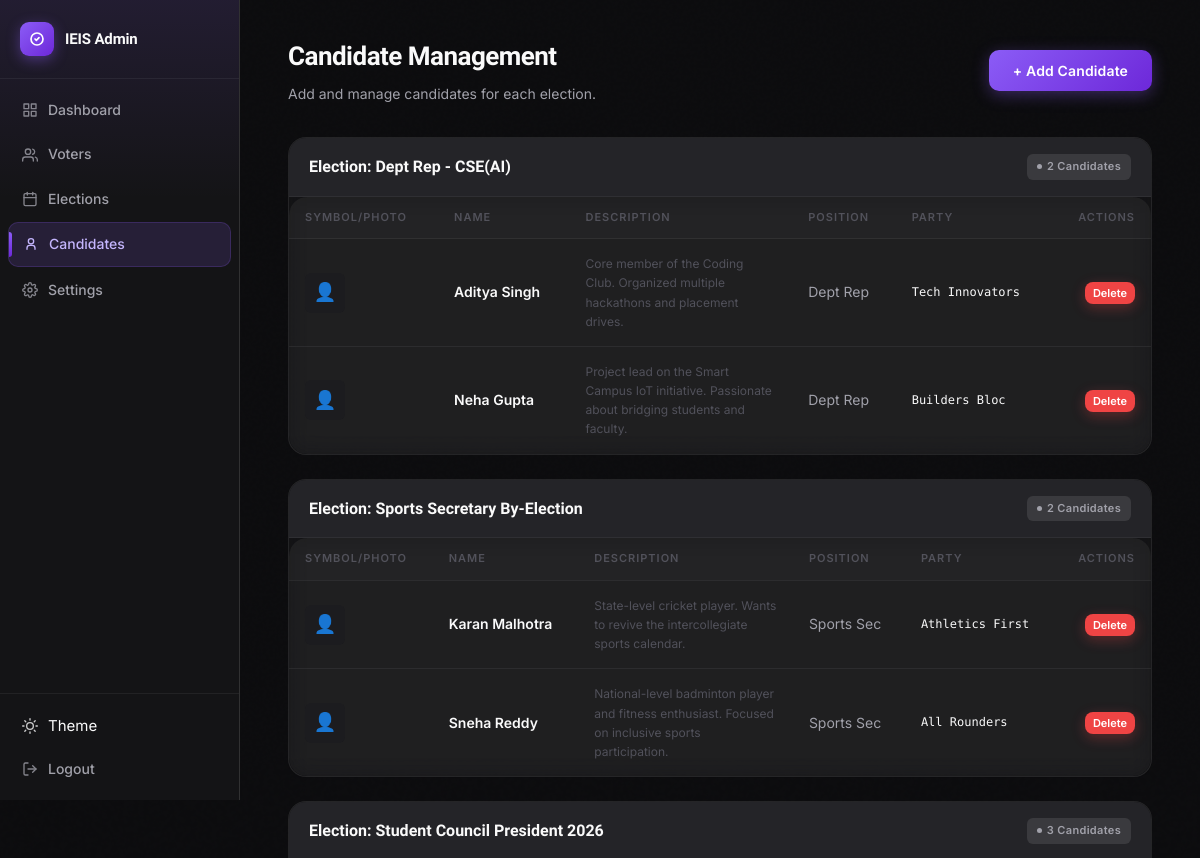
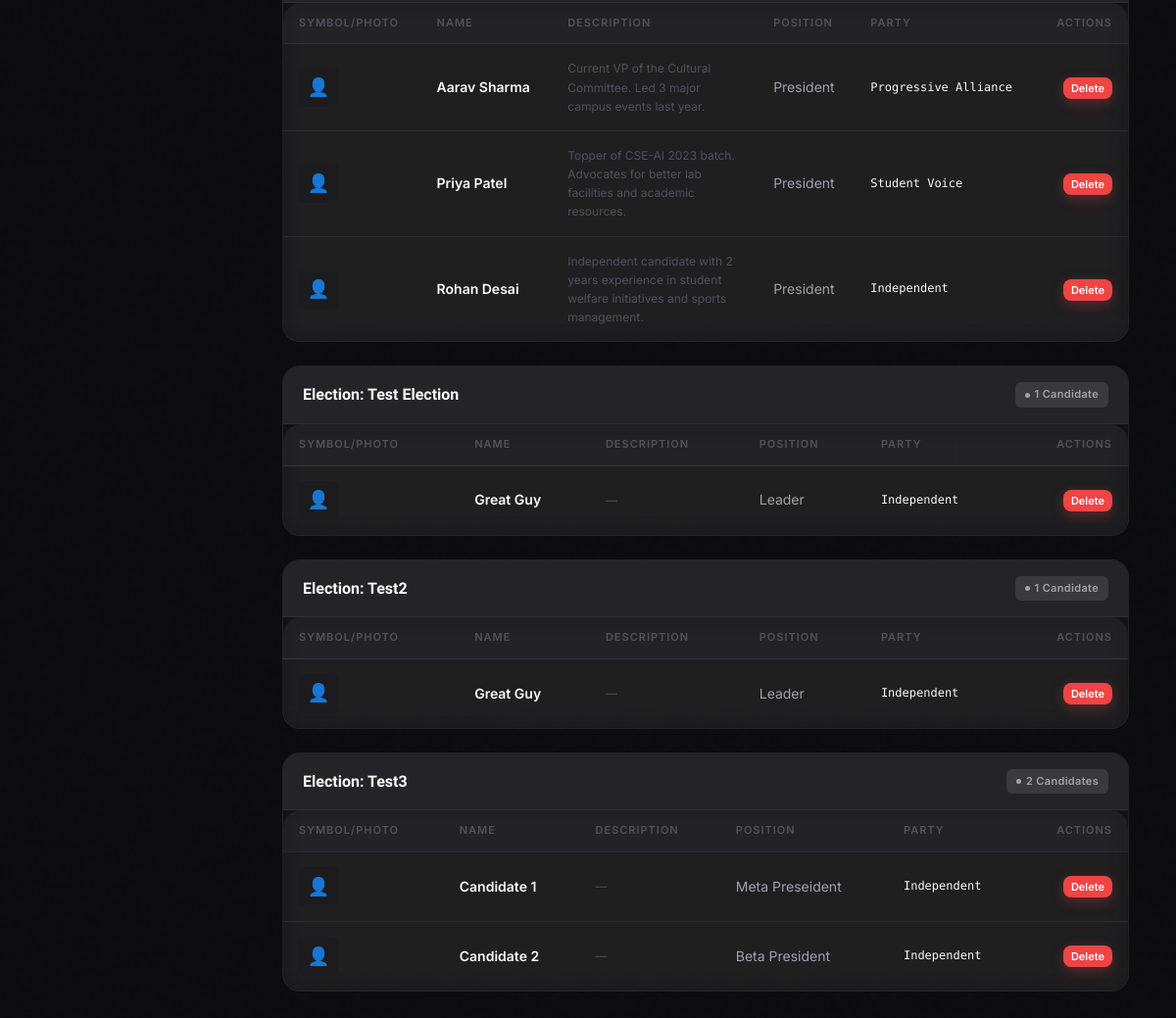
/admin/candidates (signed in), run on the app's committed database (2 pictures, top to bottom).
### tables this page shows
CREATE TABLE candidates (
            candidate_id   INTEGER PRIMARY KEY AUTOINCREMENT,
            election_id    INTEGER NOT NULL REFERENCES elections(election_id),
            candidate_name TEXT NOT NULL,
            position       TEXT NOT NULL,
            party_name     TEXT,
            symbol_path    TEXT
        , description TEXT DEFAULT '');

CREATE TABLE elections (
            election_id    INTEGER PRIMARY KEY AUTOINCREMENT,
            election_title TEXT NOT NULL,
            start_date     TEXT NOT NULL,
            end_date       TEXT NOT NULL,
            roll_start     TEXT NOT NULL,
            roll_end       TEXT NOT NULL
        , description TEXT DEFAULT '', position_role TEXT DEFAULT '', eligible_type TEXT DEFAULT 'department', results_published INTEGER DEFAULT 0);

### app.py (the view)
@app.route('/admin/candidates')
@admin_required
def admin_candidates():
    db = get_db()
    elections  = db.execute("SELECT * FROM elections ORDER BY election_id DESC").fetchall()
    candidates = db.execute("""
        SELECT c.*, e.election_title
        FROM candidates c
        JOIN elections e ON c.election_id=e.election_id
        ORDER BY c.election_id DESC, c.candidate_id ASC
    """).fetchall()
    db.close()
    return render_template('admin/candidates.html', elections=elections, candidates=candidates)

### app.py (called while the page is built)
def admin_required(f):
    @wraps(f)
    def decorated(*args, **kwargs):
        if not session.get('admin_logged_in'):
            return redirect(url_for('admin_login'))
        return f(*args, **kwargs)
    return decorated

### database.py (called while the page is built)
def get_db():
    conn = sqlite3.connect(DB_PATH)
    conn.row_factory = sqlite3.Row
    conn.execute("PRAGMA foreign_keys = ON")
    return conn

### templates/admin/candidates.html (shortened to what this page needs)
{% extends "base_admin.html" %}
{% block content %}
<div class="page-header">
  <div style="display:flex;justify-content:space-between;align-items:center;flex-wrap:wrap;gap:16px;">
    <div>
      <h1>Candidate Management</h1>
      <p>Add and manage candidates for each election.</p>
    </div>
    <button class="btn-primary" onclick="document.getElementById('modal-add').classList.add('open')">
      + Add Candidate
    </button>
  </div>
</div>
{% if candidates %}
  {% for election_title, group in candidates|groupby('election_title') %}
  <div class="card" style="margin-bottom:24px;padding:0;border:1px solid rgba(255,255,255,0.08);overflow:hidden;">
    <div style="background:var(--bg-3);padding:16px 20px;border-bottom:1px solid rgba(255,255,255,0.05);display:flex;justify-content:space-between;align-items:center;">
      <h2 style="font-family:var(--font-display);font-size:16px;font-weight:600;color:var(--text-0);margin:0;">
        Election: {{ election_title }}
      </h2>
      <span class="badge" style="background:rgba(255,255,255,0.1);color:var(--text-1);">
        {{ group|length }} Candidate{% if group|length != 1 %}s{% endif %}
      </span>
    </div>
    <div class="table-wrap" style="margin:0;border:none;">
      <table class="data-table" style="margin:0;border:none;">
        <thead>
          <tr>
            <th>Symbol/Photo</th>
            <th>Name</th>
            <th>Description</th>
            <th>Position</th>
            <th>Party</th>
            <th style="text-align:right;">Actions</th>
          </tr>
        </thead>
        <tbody>
          {% for c in group %}
          <tr>
            <td>
              {% if c.symbol_path %}
                <img src="{{ url_for('static', filename=c.symbol_path) }}"
                     style="width:40px;height:40px;object-fit:cover;border-radius:6px;background:var(--bg-2);">
              {% else %}
                <div style="width:40px;height:40px;border-radius:6px;background:var(--bg-2);display:flex;align-items:center;justify-content:center;font-size:18px;">👤</div>
              {% endif %}
            </td>
            <td style="color:var(--text-0);font-weight:600;">{{ c.candidate_name }}</td>
            <td style="font-size:12px;color:var(--text-2);max-width:200px;white-space:normal;">{{ c.description or '—' }}</td>
            <td>{{ c.position }}</td>
            <td class="mono" style="font-size:12px;">{{ c.party_name or 'Independent' }}</td>
            <td style="text-align:right;">
              <form method="POST" action="{{ url_for('admin_candidate_delete', candidate_id=c.candidate_id) }}"
                    onsubmit="return confirm('Delete candidate {{ c.candidate_name }}?');" style="margin:0;">
                <button type="submit" class="btn-danger btn-sm" style="padding:4px 8px;font-size:11px;">Delete</button>
              </form>
            </td>
          </tr>
          {% endfor %}
        </tbody>
      </table>
    </div>
  </div>
  {% endfor %}
{% else %}
  <div class="empty-state">
    <div class="empty-state-icon">🗳️</div>
    <div class="empty-state-title">No candidates yet</div>
    <p>Add candidates to your elections to allow voting.</p>
  </div>
{% endif %}
{% endblock %}

### static/css/main.css (style rules this page uses)
:root { --bg-0: #0C0C0E; --bg-1: #141416; --bg-2: #1C1C1F; --bg-3: #242428; --accent: #8B5CF6; --accent-2: #6D28D9; --accent-dim: rgba(139,92,246,0.12); --accent-glow: rgba(139,92,246,0.28); --accent-border: rgba(139,92,246,0.35); --success: #10B981; --success-dim: rgba(16,185,129,0.1); --warn: #F59E0B; --warn-dim: rgba(245,158,11,0.1); --danger: #EF4444; --danger-dim: rgba(239,68,68,0.1); --text-0: #FAFAFA; --text-1: #A1A1AA; --text-2: #52525B; --border: rgba(255,255,255,0.06); --border-hi: rgba(139,92,246,0.5); --border-bright: rgba(255,255,255,0.12); --radius-sm: 10px; --radius-md: 14px; --radius-lg: 18px; --radius-xl: 24px; --font-display: 'Plus Jakarta Sans', sans-serif; --font-body: 'Inter', sans-serif; --font-mono: 'DM Mono', monospace; --transition: all 0.2s cubic-bezier(0.4, 0, 0.2, 1); --transition-slow: all 0.35s cubic-bezier(0.4, 0, 0.2, 1); --glass-bg: rgba(255,255,255,0.032); --glass-border: rgba(255,255,255,0.075); --glass-shadow: 0 8px 32px rgba(0,0,0,0.5), 0 1px 0 rgba(255,255,255,0.05) inset; }
*, *::before, *::after { box-sizing: border-box; margin: 0; padding: 0; }
html { font-size: 15px; scroll-behavior: smooth; }
body { background: var(--bg-0); color: var(--text-0); font-family: var(--font-body); line-height: 1.6; -webkit-font-smoothing: antialiased; -moz-osx-font-smoothing: grayscale; }
input, textarea, select, button { font-family: var(--font-body); }
body::before { content: ''; position: fixed; inset: 0; pointer-events: none; z-index: 0; opacity: 0.4; }
.card { background: var(--glass-bg); backdrop-filter: blur(12px); -webkit-backdrop-filter: blur(12px); border: 1px solid var(--glass-border); border-radius: var(--radius-lg); padding: 28px; transition: var(--transition); position: relative; }
.btn-primary { display: inline-flex; align-items: center; justify-content: center; gap: 7px; background: linear-gradient(135deg, var(--accent) 0%, var(--accent-2) 100%); color: #fff; border: none; border-radius: var(--radius-sm); padding: 12px 24px; font-size: 14px; font-weight: 600; letter-spacing: 0.01em; cursor: pointer; transition: var(--transition); position: relative; overflow: hidden; box-shadow: 0 4px 16px rgba(139,92,246,0.35); }
.btn-primary::before { content: ''; position: absolute; inset: 0; background: linear-gradient(135deg, rgba(255,255,255,0.15) 0%, transparent 60%); opacity: 0; transition: opacity 0.2s; }
.btn-danger { display: inline-flex; align-items: center; justify-content: center; gap: 7px; background: var(--danger); color: #fff; border: none; border-radius: var(--radius-sm); padding: 12px 24px; font-size: 14px; font-weight: 600; cursor: pointer; transition: var(--transition); box-shadow: 0 4px 14px rgba(239,68,68,0.3); }
.btn-sm { padding: 8px 16px; font-size: 13px; border-radius: 8px; }
.badge { display: inline-flex; align-items: center; gap: 5px; padding: 4px 10px; border-radius: 6px; font-size: 11px; font-weight: 600; letter-spacing: 0.03em; }
.badge::before { content: ''; width: 5px; height: 5px; border-radius: 50%; background: currentColor; flex-shrink: 0; }
.data-table { width: 100%; border-collapse: collapse; }
.data-table th { padding: 12px 16px; font-size: 11px; font-weight: 600; letter-spacing: 0.09em; text-transform: uppercase; color: var(--text-2); background: rgba(255,255,255,0.02); border-bottom: 1px solid var(--border); text-align: left; }
.data-table td { padding: 15px 16px; font-size: 14px; color: var(--text-1); border-bottom: 1px solid var(--border); transition: var(--transition); }
.data-table tr:last-child td { border-bottom: none; }
.data-table .mono { font-family: var(--font-mono); color: var(--text-0); font-size: 13px; }
.table-wrap { background: rgba(255,255,255,0.025); backdrop-filter: blur(12px); border: 1px solid var(--border-bright); border-radius: var(--radius-lg); overflow: hidden; }
.page-header { margin-bottom: 32px; }
.page-header h1 { font-family: var(--font-display); font-size: 26px; font-weight: 800; color: var(--text-0); letter-spacing: -0.02em; }
.page-header p { font-size: 14px; color: var(--text-1); margin-top: 5px; }

### data on the page
candidates: election_title "Dept Rep - CSE(AI)", group "2", shows "s", candidate_name "Aditya Singh", description "Core member of the Coding Club. Organized multiple hackathons and placement drives.", position "Dept Rep", party_name "Tech Innovators"
candidates: candidate_name "Neha Gupta", description "Project lead on the Smart Campus IoT initiative. Passionate about bridging students and faculty.", position "Dept Rep", party_name "Builders Bloc"
candidates: election_title "Sports Secretary By-Election", group "2", candidate_name "Karan Malhotra", description "State-level cricket player. Wants to revive the intercollegiate sports calendar.", position "Sports Sec", party_name "Athletics First"
candidates: candidate_name "Sneha Reddy", description "National-level badminton player and fitness enthusiast. Focused on inclusive sports participation.", position "Sports Sec", party_name "All Rounders"
candidates: election_title "Student Council President 2026", group "3", candidate_name "Aarav Sharma", description "Current VP of the Cultural Committee. Led 3 major campus events last year.", position "President", party_name "Progressive Alliance"
candidates: candidate_name "Priya Patel", description "Topper of CSE-AI 2023 batch. Advocates for better lab facilities and academic resources.", position "President", party_name "Student Voice"
candidates: candidate_name "Rohan Desai", description "Independent candidate with 2 years experience in student welfare initiatives and sports management.", position "President", party_name "Independent"
candidates: election_title "Test Election", group "1", candidate_name "Great Guy", description "—", position "Leader", party_name "Independent"
candidates: election_title "Test2", group "1", candidate_name "Great Guy", description "—", position "Leader", party_name "Independent"
candidates: election_title "Test3", group "2", candidate_name "Candidate 1", description "—", position "Meta Preseident", party_name "Independent"
candidates: candidate_name "Candidate 2", description "—", position "Beta President", party_name "Independent"
